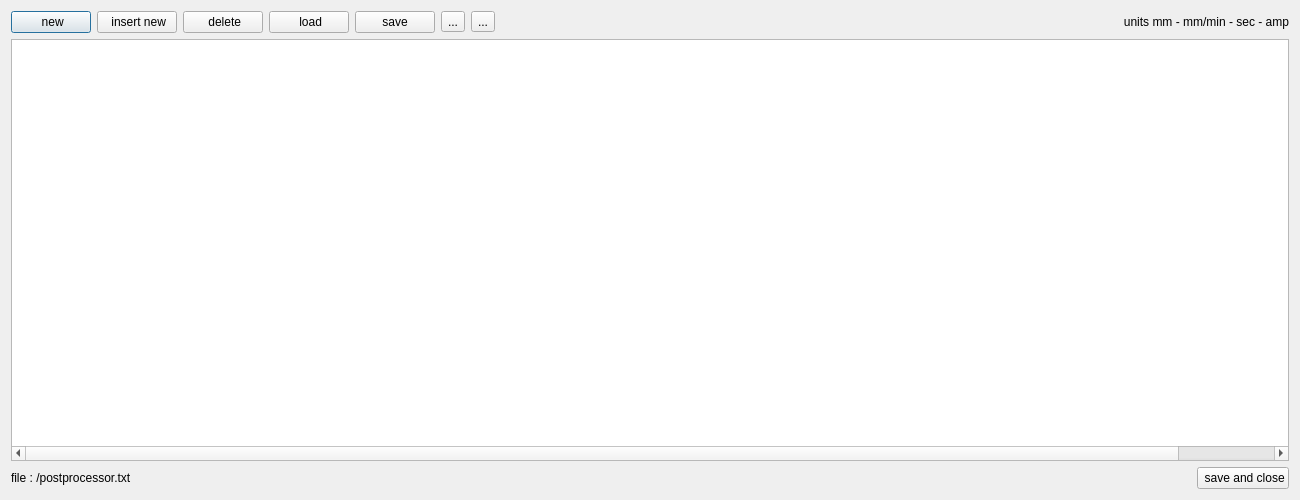
<?xml version="1.0" encoding="UTF-8"?>
<ui version="4.0">
 <class>Dialog_postprocessor</class>
 <widget class="QDialog" name="Dialog_postprocessor">
  <property name="geometry">
   <rect>
    <x>0</x>
    <y>0</y>
    <width>1300</width>
    <height>500</height>
   </rect>
  </property>
  <property name="maximumSize">
   <size>
    <width>16777215</width>
    <height>16777215</height>
   </size>
  </property>
  <property name="windowTitle">
   <string>Postprocessor</string>
  </property>
  <layout class="QGridLayout" name="gridLayout">
   <item row="0" column="0" colspan="2">
    <layout class="QHBoxLayout" name="horizontalLayout">
     <item>
      <widget class="QPushButton" name="pushButton_new">
       <property name="text">
        <string> new</string>
       </property>
       <property name="icon">
        <iconset resource="../icons.qrc">
         <normaloff>:/icons/document-new.svg</normaloff>:/icons/document-new.svg</iconset>
       </property>
      </widget>
     </item>
     <item>
      <widget class="QPushButton" name="pushButton_insert_new">
       <property name="text">
        <string> insert new</string>
       </property>
       <property name="icon">
        <iconset resource="../icons.qrc">
         <normaloff>:/icons/document-new.svg</normaloff>:/icons/document-new.svg</iconset>
       </property>
      </widget>
     </item>
     <item>
      <widget class="QPushButton" name="pushButton_delete">
       <property name="text">
        <string> delete</string>
       </property>
       <property name="icon">
        <iconset resource="../icons.qrc">
         <normaloff>:/icons/delete.svg</normaloff>:/icons/delete.svg</iconset>
       </property>
      </widget>
     </item>
     <item>
      <widget class="QPushButton" name="pushButton_load">
       <property name="text">
        <string> load</string>
       </property>
       <property name="icon">
        <iconset resource="../icons.qrc">
         <normaloff>:/icons/document-open.svg</normaloff>:/icons/document-open.svg</iconset>
       </property>
      </widget>
     </item>
     <item>
      <widget class="QPushButton" name="pushButton_save">
       <property name="text">
        <string> save </string>
       </property>
       <property name="icon">
        <iconset resource="../icons.qrc">
         <normaloff>:/icons/document-save.svg</normaloff>:/icons/document-save.svg</iconset>
       </property>
      </widget>
     </item>
     <item>
      <widget class="QToolButton" name="toolButton_move_up">
       <property name="text">
        <string>...</string>
       </property>
       <property name="icon">
        <iconset resource="../icons.qrc">
         <normaloff>:/icons/button_up.svg</normaloff>:/icons/button_up.svg</iconset>
       </property>
      </widget>
     </item>
     <item>
      <widget class="QToolButton" name="toolButton_move_down">
       <property name="text">
        <string>...</string>
       </property>
       <property name="icon">
        <iconset resource="../icons.qrc">
         <normaloff>:/icons/button_down.svg</normaloff>:/icons/button_down.svg</iconset>
       </property>
      </widget>
     </item>
    </layout>
   </item>
   <item row="0" column="2">
    <spacer name="horizontalSpacer_2">
     <property name="orientation">
      <enum>Qt::Horizontal</enum>
     </property>
     <property name="sizeHint" stdset="0">
      <size>
       <width>574</width>
       <height>20</height>
      </size>
     </property>
    </spacer>
   </item>
   <item row="0" column="3" colspan="2">
    <widget class="QLabel" name="label_4">
     <property name="text">
      <string>units mm - mm/min - sec - amp</string>
     </property>
     <property name="alignment">
      <set>Qt::AlignRight|Qt::AlignTrailing|Qt::AlignVCenter</set>
     </property>
    </widget>
   </item>
   <item row="1" column="0" colspan="5">
    <widget class="QTableWidget" name="tableWidget">
     <property name="sizePolicy">
      <sizepolicy hsizetype="Expanding" vsizetype="Expanding">
       <horstretch>0</horstretch>
       <verstretch>0</verstretch>
      </sizepolicy>
     </property>
     <property name="focusPolicy">
      <enum>Qt::ClickFocus</enum>
     </property>
     <property name="sortingEnabled">
      <bool>false</bool>
     </property>
     <attribute name="horizontalHeaderVisible">
      <bool>false</bool>
     </attribute>
     <attribute name="horizontalHeaderCascadingSectionResizes">
      <bool>false</bool>
     </attribute>
     <attribute name="horizontalHeaderDefaultSectionSize">
      <number>100</number>
     </attribute>
     <attribute name="horizontalHeaderStretchLastSection">
      <bool>false</bool>
     </attribute>
     <column>
      <property name="text">
       <string>select</string>
      </property>
     </column>
     <column>
      <property name="text">
       <string>description</string>
      </property>
     </column>
     <column>
      <property name="text">
       <string>display line nr</string>
      </property>
     </column>
     <column>
      <property name="text">
       <string>gcode intro</string>
      </property>
     </column>
     <column>
      <property name="text">
       <string>gcode outro</string>
      </property>
     </column>
     <column>
      <property name="text">
       <string>rapid move</string>
      </property>
     </column>
     <column>
      <property name="text">
       <string>lineair move</string>
      </property>
     </column>
     <column>
      <property name="text">
       <string>circle cw</string>
      </property>
     </column>
     <column>
      <property name="text">
       <string>circle ccw</string>
      </property>
     </column>
     <column>
      <property name="text">
       <string>quadr spline</string>
      </property>
     </column>
     <column>
      <property name="text">
       <string>spindle delay</string>
      </property>
     </column>
     <column>
      <property name="text">
       <string>tool</string>
      </property>
     </column>
     <column>
      <property name="text">
       <string>feedrate</string>
      </property>
     </column>
    </widget>
   </item>
   <item row="2" column="0">
    <widget class="QLabel" name="label_5">
     <property name="text">
      <string>file : /postprocessor.txt</string>
     </property>
    </widget>
   </item>
   <item row="2" column="1" colspan="3">
    <spacer name="horizontalSpacer">
     <property name="orientation">
      <enum>Qt::Horizontal</enum>
     </property>
     <property name="sizeHint" stdset="0">
      <size>
       <width>892</width>
       <height>20</height>
      </size>
     </property>
    </spacer>
   </item>
   <item row="2" column="4">
    <widget class="QPushButton" name="pushButton_save_and_close">
     <property name="maximumSize">
      <size>
       <width>150</width>
       <height>16777215</height>
      </size>
     </property>
     <property name="text">
      <string> save and close</string>
     </property>
     <property name="icon">
      <iconset resource="../icons.qrc">
       <normaloff>:/icons/document-save.svg</normaloff>:/icons/document-save.svg</iconset>
     </property>
    </widget>
   </item>
  </layout>
 </widget>
 <resources>
  <include location="../icons.qrc"/>
 </resources>
 <connections/>
</ui>
